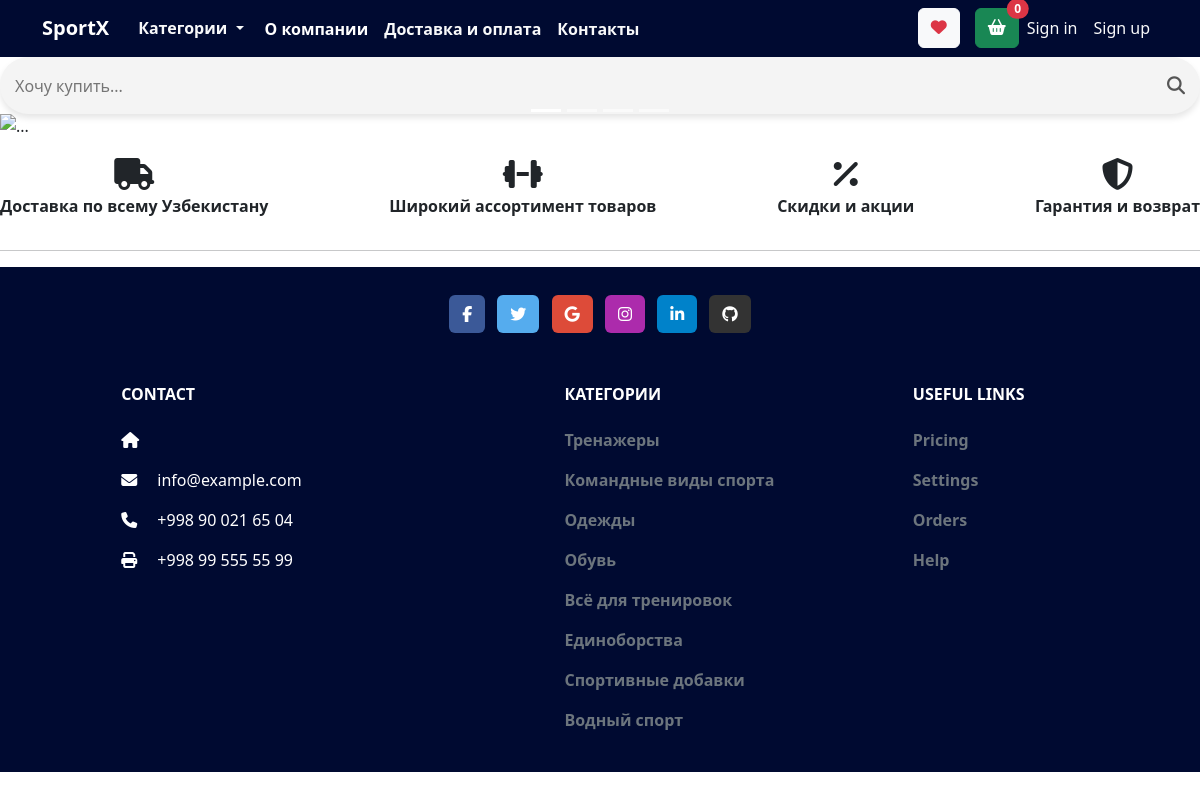
The page / on the database its author committed.
### shop/models.py (models this page shows, shortened)
class Category(MPTTModel):
    name = models.CharField(max_length=255)
    image = models.ImageField(upload_to='categories/', blank=True, null=True, default='categories/default.jpg')
    parent = TreeForeignKey(
        'self',
        on_delete=models.CASCADE,
        null=True, blank=True,
        related_name='children'
    )
    class MPTTMeta:
        order_insertion_by = ['name']  # Сортировка по алфавиту
    class Meta:
        verbose_name = "Категория"
        verbose_name_plural = "Категории"

### shop/views.py (the view)
# urls.py: path("", index_view, name="index"),
def index_view(request):
    categories = Category.objects.prefetch_related('children').filter(parent__isnull=True)
    products = Product.objects.all()[:4]  # Получаем 4 продукта для отображения
    cart = None
    if request.user.is_authenticated:
        cart, created = Cart.objects.get_or_create(user=request.user)
    return render(request, 'shop/index.html', {
        'categories': categories,
        'products': products,
        'cart': cart
    })

### shop/context_processors.py (called while the page is built)
def categories_context(request):
    categories = Category.objects.prefetch_related('children__children').filter(parent__isnull=True)
    return {'categories': categories}

### shop_cart/context_processors.py (called while the page is built)
def cart(request):
    cart_data = None
    if request.user.is_authenticated:
        cart_data, created = Cart.objects.get_or_create(user=request.user)
    return {"cart": cart_data}  # Добавляем cart в контекст

### shop/templates/shop/index.html (shortened to what this page needs)
{% extends 'base.html' %}
{% load static %}
{% block main %}
<div class="search-container">
    <input type="text" id="search-input" class="search-input" placeholder="Хочу купить...">
    <button id="search-button" class="search-button">
        <i class="fas fa-search"></i>
    </button>
</div>
{% include 'components/_carousel.html'%}
<div class="advantages d-flex justify-content-between align-items-center mt-4">
    <div class="text-center advantage-item">
        <i class="fa-solid fa-truck fa-2xl"></i>
        <p class="mt-2 fw-bold">Доставка по всему Узбекистану</p>
    </div>
    <div class="text-center advantage-item">
        <i class="fa-solid fa-dumbbell fa-2xl"></i>
        <p class="mt-2 fw-bold">Широкий ассортимент товаров</p>
    </div>
    <div class="text-center advantage-item">
        <i class="fa-solid fa-percent fa-2xl"></i>
        <p class="mt-2 fw-bold">Скидки и акции</p>
    </div>
    <div class="text-center advantage-item">
        <i class="fa-solid fa-shield-alt fa-2xl"></i>
        <p class="mt-2 fw-bold">Гарантия и возврат</p>
    </div>
</div>
<hr>
{% endblock main %}

### templates/components/_footer.html
<footer class="text-center text-lg-start  text-white pt-4" style="background-color: rgb(0, 10, 49);">
    <section class="mb-4 text-center">
        <a
                data-mdb-ripple-init
                class="btn text-white btn-floating m-1"
                style="background-color: #3b5998;"
                href="https://www.facebook.com/?locale=ru_RU"
                role="button"
        ><i class="fab fa-facebook-f"></i
        ></a>
        <a
                data-mdb-ripple-init
                class="btn text-white btn-floating m-1"
                style="background-color: #55acee;"
                href="#!"
                role="button"
        ><i class="fab fa-twitter"></i
        ></a>
        <a
                data-mdb-ripple-init
                class="btn text-white btn-floating m-1"
                style="background-color: #dd4b39;"
                href="https://www.google.com/"
                role="button"
        ><i class="fab fa-google"></i
        ></a>
        <a
                data-mdb-ripple-init
                class="btn text-white btn-floating m-1"
                style="background-color: #ac2bac;"
                href="https://www.instagram.com/"
                role="button"
        ><i class="fab fa-instagram"></i
        ></a>
        <a
                data-mdb-ripple-init
                class="btn text-white btn-floating m-1"
                style="background-color: #0082ca;"
                href="https://www.linkedin.com/login"
                role="button"
        ><i class="fab fa-linkedin-in"></i
        ></a>
        <a
                data-mdb-ripple-init
                class="btn text-white btn-floating m-1"
                style="background-color: #333333;"
                href="https://github.com/"
                role="button"
        ><i class="fab fa-github"></i
        ></a>
    </section>
    <section class="">
        <div class="container text-center text-md-start mt-5">
            <div class="row mt-3">
                <div class="col-md-4 col-lg-3 col-xl-3 mx-auto mb-md-0 mb-4">
                    <h6 class="text-uppercase fw-bold mb-4">Contact</h6>
                    <p><i class="fas fa-home me-3"></i></p>
                    <p>
                        <i class="fas fa-envelope me-3"></i>
                        info@example.com
                    </p>
                    <p><i class="fas fa-phone me-3"></i> +998 90 021 65 04</p>
                    <p><i class="fas fa-print me-3"></i> +998 99 555 55 99 </p>
                </div>
                <div class="col-md-2 col-lg-2 col-xl-2 mx-auto mb-4">
                    <h6 class="text-uppercase fw-bold mb-4">
                        Категории
                    </h6>
                    {% for category in categories %}
                    <p>
                        <a href="#!" class="navbar-brand text-secondary">
                            <b>{{ category.name }}</b>
                        </a>
                    </p>
                    {% endfor %}
                </div>
                <div class="col-md-3 col-lg-2 col-xl-2 mx-auto mb-4">
                    <h6 class="text-uppercase fw-bold mb-4">
                        Useful links
                    </h6>
                    <p>
                        <a href="#!" class="navbar-brand text-secondary"><b>Pricing</b></a>
                    </p>
                    <p>
                        <a href="#!" class="navbar-brand text-secondary"><b>Settings</b></a>
                    </p>
                    <p>
                        <a href="#!" class="navbar-brand text-secondary"><b>Orders</b></a>
                    </p>
                    <p>
                        <a href="#!" class="navbar-brand text-secondary"><b>Help</b></a>
                    </p>
                </div>
            </div>
        </div>
    </section>
</footer>

### templates/components/_navbar.html (style rules this page uses)
.container { margin-bottom: -15px; }

### shop/templates/shop/index.html (style rules this page uses)
.search-container { display: flex; align-items: center; background: #f4f4f4; border-radius: 30px; padding: 5px; box-shadow: 0 4px 6px rgba(0, 0, 0, 0.1); transition: 0.3s; }
.search-input { border: none; outline: none; flex: 1; padding: 10px; border-radius: 30px; font-size: 16px; background: transparent; transition: color 0.3s; }
.search-button { background: transparent; border: none; cursor: pointer; font-size: 18px; color: #555; padding: 10px; transition: color 0.3s; }

### rows shown on the page
Category: name "Тренажеры"
Category: name "Командные виды спорта"
Category: name "Одежды"
Category: name "Обувь"
Category: name "Всё для тренировок"
Category: name "Единоборства"
Category: name "Спортивные добавки"
Category: name "Водный спорт"
